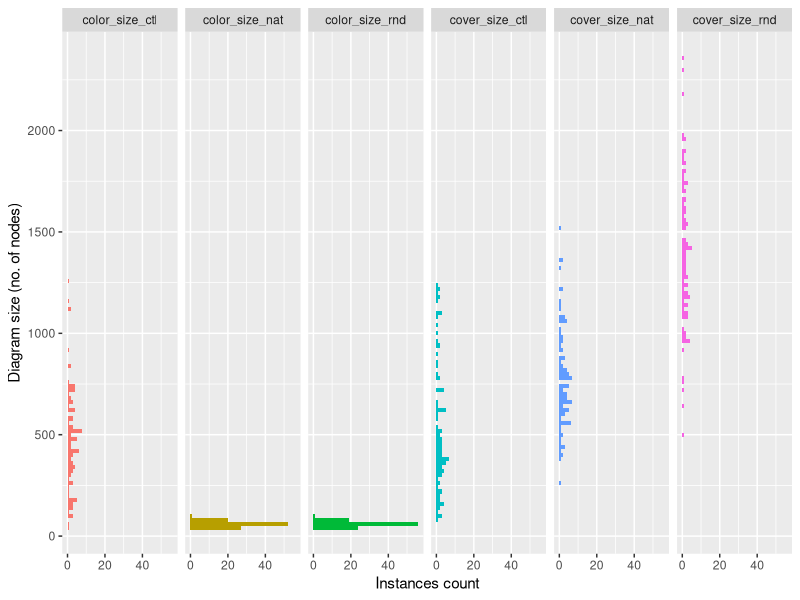
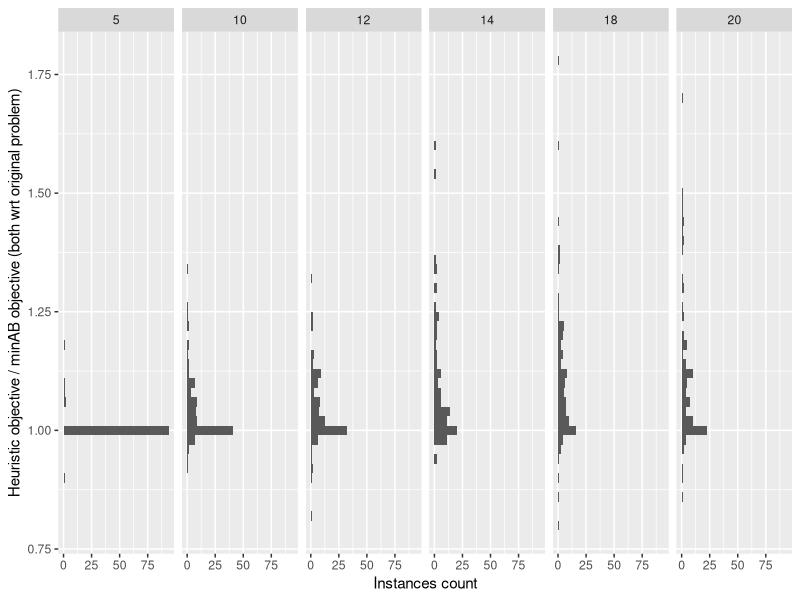

Write R code to recreate these figures, in order.
## analyzing the heuristic solutions structure
## (inspired by reviewers' notes)
## (c) A. Bochkarev, Clemson University, 2021

library(ggplot2)
library(dplyr)
library(tidyr)

df = read.csv("./run_logs/rnd_orders_nosifts.csv", stringsAsFactors = FALSE)

# data preparation
legend_df = filter(df, num_type == "legend")
df = filter(df, num_type != "legend")

df$value = as.numeric(df$value)

df = df %>%
  mutate(
    n = as.numeric(sapply(strsplit(instance,'-'), `[`, 1))
  )

sizes = filter(df, (n == 20) & num_type %in% c('color_size_nat',
                                               'cover_size_nat',
                                               'color_size_rnd',
                                               'cover_size_rnd',
                                                 'color_size_ctl',
                                                 'cover_size_ctl'))
ggplot(data=sizes)+
  geom_histogram(aes(x=value, fill=num_type), binwidth=20)+
  facet_grid(. ~ num_type)+
  coord_flip()+
  xlab("Diagram size (no. of nodes)")+
  ylab("Instances count")+
  theme(legend.position="none")

df_wide = pivot_wider(df, id_cols = c("instance","n"), names_from = num_type, values_from = value)
str(df_wide)

df_wide = df_wide %>%
  mutate(
    simpl2AB_nat = orig_simpl_nat_obj / orig_minAB_nat_obj
  )

simpl_to_AB = filter(df_wide, n %in% c(5,10, 12, 14, 18, 20))

ggplot(data = simpl_to_AB)+
  geom_histogram(aes(x=simpl2AB_nat), binwidth=0.02)+
  coord_flip()+
  facet_grid(. ~ n)+
  xlab("Heuristic objective / minAB objective (both wrt original problem)")+
  ylab("Instances count")
